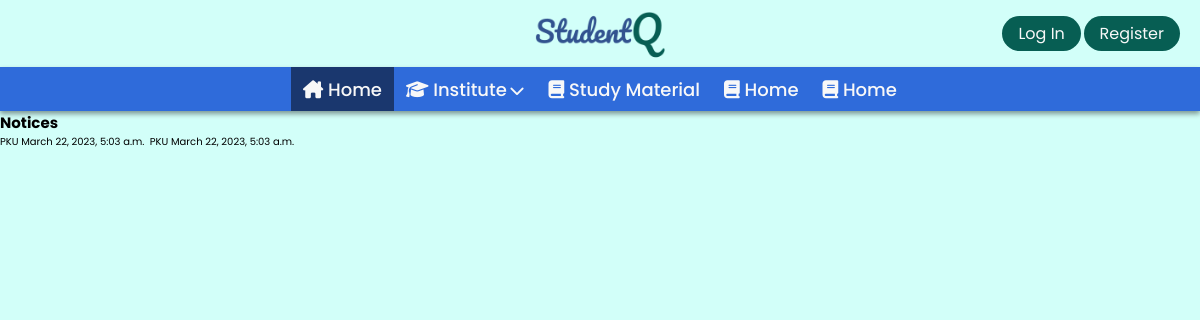
The page /notices/3/ on the database its author committed.
### Base/models.py (models this page shows)
class Notice(models.Model):
    notice = models.ImageField(null = False, blank = False, upload_to="media/notice")
    institute = models.ForeignKey(Institute, on_delete=models.CASCADE, null=True)
    date_of_post =models.DateTimeField(auto_now_add=True, null=True)

class Institute(models.Model):
    name = models.CharField(max_length=200)
    def __str__(self):
        return self.name

### Base/views.py (the view)
# urls.py: path('notices/<str:id>/',views.Notices, name='notices'),
def Notices(request, id):
    context = {}
    context["id"] = id
    institute = Institute.objects.get(id = id)
    ins_notices = institute.notice_set.all()
    context["ins_notices"] = ins_notices
    return render(request, "notices.html", context)

### Base/templates/notices.html (shortened to what this page needs)
{% extends "main.html" %}
{% block body %}
<h2>Notices</h2>
{% for notice in ins_notices %}
{{notice.institute}}
{{notice.date_of_post}}
{% endfor %}
{% endblock body %}

### static/mStyle/main.css (style rules this page uses)
:root { --light-green-theme: #D2FFF9; --light-blue: #669CFF; --main-blue: #2F6BDA; --dark-blue: #1a376e; --light-dark-blue: #083891; --theme-clr: #075E53; --theme-clr-light: #178274; --hover-green: #094a42; --black: #000; --white: #fff; --drk-white: #f8f8f8; --light-gray: #d9d9d9; --placeholder-clr: #707070; --main-yellow: #FFE454; scrollbar-width: thin; scrollbar-color: var(--theme-clr) var(--light-gray); }
*, *::before, *::after { margin: 0; padding: 0; box-sizing: border-box; }
html { font-size: 62.5%; overflow-x: hidden; }
body { min-height: 100vh; font-family: 'Poppins', sans-serif; overflow-x: hidden; background: var(--light-green-theme); }

### rows shown on the page
Notice: institute "PKU", date_of_post "March 22, 2023, 5:03 a.m."
Notice: institute "PKU", date_of_post "March 22, 2023, 5:03 a.m."
